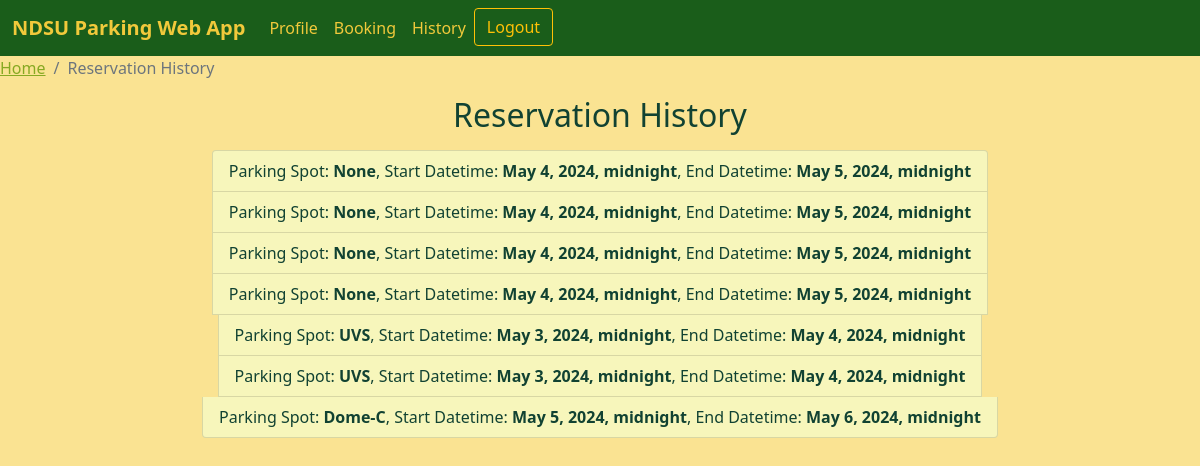
Page /booking_app/history_reservation/ (signed in) on the earlier database version.
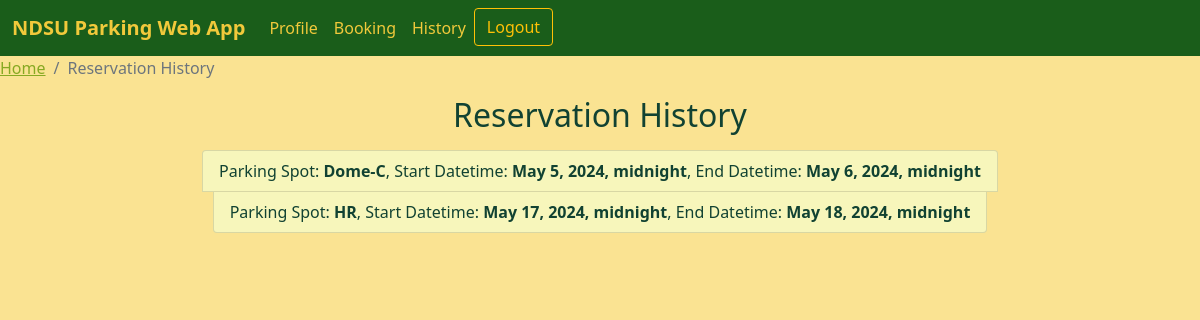
Same page on the later database version.
### booking_app/models.py (models this page shows, shortened)
class ParkingReservation(models.Model):
    user = models.ForeignKey(User, on_delete=models.CASCADE)
    parking_lot = models.ForeignKey(Parking_Lot, on_delete=models.CASCADE, null=True)  # Add ForeignKey to Parking_Lot
    parking_spot = models.CharField(max_length=100)
    start_datetime = models.DateTimeField()
    end_datetime = models.DateTimeField()

class Parking_Lot(models.Model):
    lot_name= models.CharField(max_length=15)
    lot_add1=models.CharField(max_length=15)
    lot_totspace=models.IntegerField(default=100)
    lot_avaspace=models.IntegerField(default=100)
    lot_spcnum=models.IntegerField
    lot_spcstat=models.BooleanField(default=True)
    def __str__(self):
        return self.lot_name

### booking_app/views.py (the view)
# urls.py: path('history_reservation/', views.history, name='history_reservation'),
@login_required
def history(request):
    reservations = ParkingReservation.objects.filter(user=request.user)
    context = {'reservations': reservations}
    return render(request, 'booking_app/history_reservation.html', context)

### templates/booking_app/history_reservation.html (shortened to what this page needs)
<!DOCTYPE html>
<html lang="en">
  <head>
    <link
      href="https://cdn.jsdelivr.net/npm/bootstrap@5.1.3/dist/css/bootstrap.min.css"
      rel="stylesheet"
    />
    <nav
      class="navbar navbar-expand-lg"
      style="background-color: #1a5d1a; color: #1a5d1a"
    >
      <div class="container-fluid">
        <a class="navbar-brand" style="color: #f1c93b" href="{% url 'home' %}"
          ><b>NDSU Parking Web App</b></a
        >
        <div class="collapse navbar-collapse" id="navbarNavAltMarkup">
          <div class="navbar-nav">
            <a
              class="nav-link active"
              style="color: #f1c93b"
              href="{% url 'profile' %}"
              >Profile</a
            >
            <a
              class="nav-link active"
              style="color: #f1c93b"
              href="{% url 'reserve_parking' %}"
              >Booking</a
            >
            <a
              class="nav-link active"
              style="color: #f1c93b"
              href="{% url 'history_reservation' %}"
              >History</a
            >
            {% if user.is_authenticated %}
            <a href="{% url 'logout' %}"
              ><button class="btn btn-outline-warning">Logout</button></a
            >
            {% else %}
            <a href="{% url 'login' %}"
              ><button class="btn btn-outline-warning">Login</button></a
            >
            {% endif %}
          </div>
        </div>
      </div>
    </nav>
  </head>
  <body style="background-color: #fae392">
        <nav aria-label="breadcrumb">
      <ol class="breadcrumb">
        <li class="breadcrumb-item"><a href="{% url "home" %}" style="color : #87A922;">Home</a></li>
        <li class="breadcrumb-item active" aria-current="page">Reservation History</li>
      </ol>
    </nav>
    <h2 style="color: #114232" class="text-center mb-3 mt-3">
      Reservation History
    </h2>
    <div class="mx-auto text-center mb-3 mt-3">
      <ul class="list-group">
        {% for reservation in reservations %}
        <li class="list-group-item mx-auto" style="color: #114232; background-color: #F7F6BB">
          Parking Spot: <b>{{reservation.parking_lot }}</b>, Start Datetime:
          <b>{{reservation.start_datetime }}</b>, End Datetime:
          <b>{{reservation.end_datetime}}</b>
        </li>
        {% endfor %}
      </ul>
    </div>
  </body>
</html>

Differences in the rows shown:
removed ParkingReservation: parking_lot "None", start_datetime "May 4, 2024, midnight", end_datetime "May 5, 2024, midnight"
removed ParkingReservation: parking_lot "None", start_datetime "May 4, 2024, midnight", end_datetime "May 5, 2024, midnight"
removed ParkingReservation: parking_lot "None", start_datetime "May 4, 2024, midnight", end_datetime "May 5, 2024, midnight"
removed ParkingReservation: parking_lot "None", start_datetime "May 4, 2024, midnight", end_datetime "May 5, 2024, midnight"
removed ParkingReservation: parking_lot "UVS", start_datetime "May 3, 2024, midnight", end_datetime "May 4, 2024, midnight"
removed ParkingReservation: parking_lot "UVS", start_datetime "May 3, 2024, midnight", end_datetime "May 4, 2024, midnight"
added ParkingReservation: parking_lot "HR", start_datetime "May 17, 2024, midnight", end_datetime "May 18, 2024, midnight"
